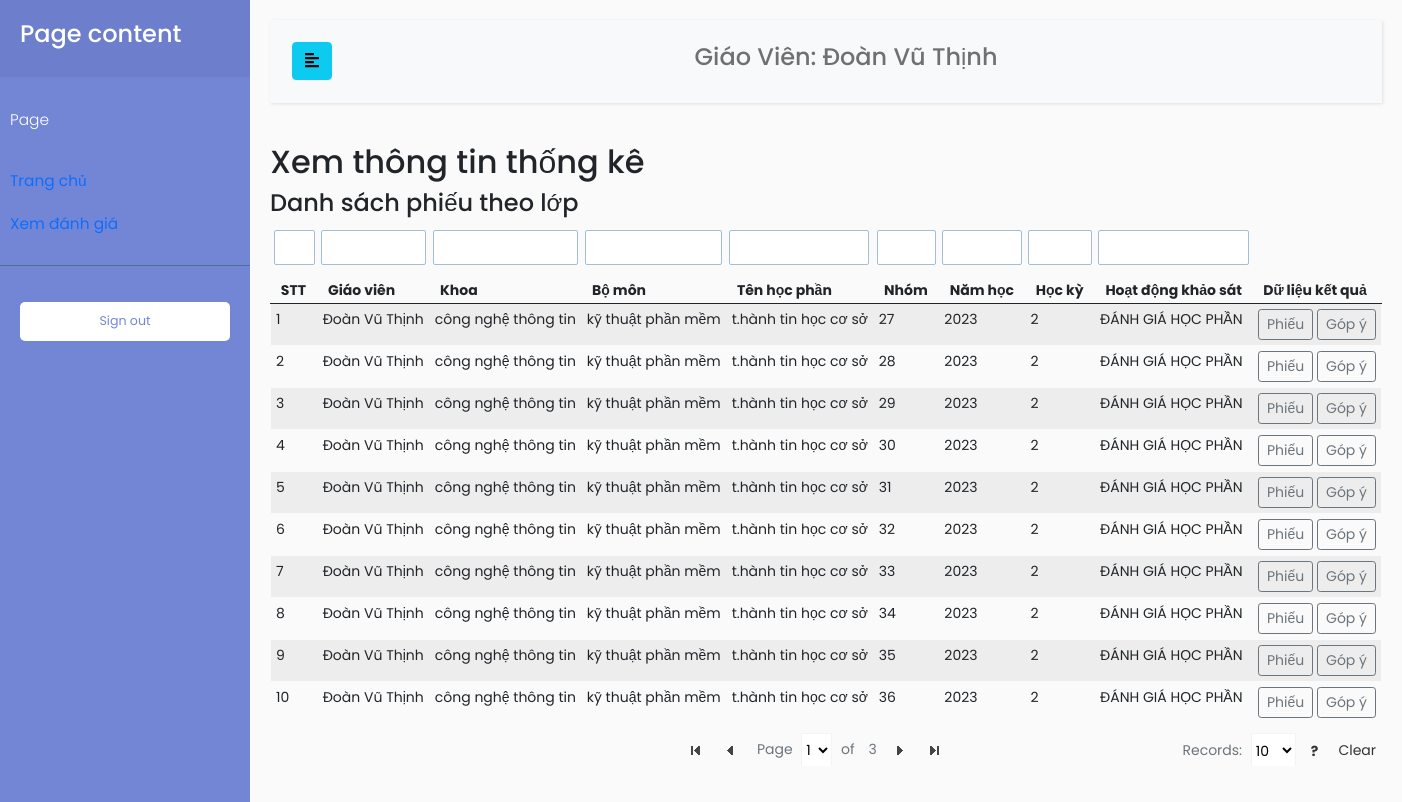
/index.php?TenChucVu=giaovien&page=ratingInfo (signed in), run on the app's committed database.
### tables this page shows
CREATE TABLE `giaovien` (
  `MaGiaoVien` int(11) NOT NULL,
  `TenGiaoVien` varchar(100) NOT NULL,
  `MatKhau` varchar(100) NOT NULL,
  `MaChucVu` int(11) NOT NULL,
  `MaBoMon` int(11) NOT NULL
);

CREATE TABLE `lophocphan` (
  `MaLopHocPhan` int(11) NOT NULL,
  `MaHocPhan` int(11) NOT NULL,
  `MaNamHoc` int(11) NOT NULL,
  `MaHocKy` int(11) NOT NULL,
  `MaGiaoVien` int(11) NOT NULL,
  `MaNhomHocPhan` int(11) NOT NULL,
  `MaHoatDongKhaoSat` int(11) NOT NULL
);

CREATE TABLE `bomon` (
  `MaBoMon` int(11) NOT NULL,
  `MaKhoa` int(11) NOT NULL,
  `TenBoMon` varchar(100) NOT NULL
);

CREATE TABLE `khoa` (
  `MaKhoa` int(11) NOT NULL,
  `TenKhoa` varchar(100) NOT NULL
);

CREATE TABLE `hocphan` (
  `MaHocPhan` int(11) NOT NULL,
  `MaBoMon` int(11) NOT NULL,
  `MaKhoa` int(11) NOT NULL,
  `TenHocPhan` varchar(100) NOT NULL,
  `MaDuLieuHocPhan` varchar(100) NOT NULL
);

CREATE TABLE `namhoc` (
  `MaNamHoc` int(11) NOT NULL,
  `ThoiGian` varchar(100) NOT NULL
);

CREATE TABLE `hoatdongkhaosat` (
  `MaHoatDong` int(11) NOT NULL,
  `TenHoatDong` varchar(100) NOT NULL,
  `NoiDungRutGon` varchar(100) NOT NULL
);

### function.php (called while the page is built, shortened)
<?php
require('database/DBController.php');
require('database/LopHocPhan.php');
require('database/InfoSmallTable.php');
$db = new DBController();
$lopHocPhan = new LopHocPhan($db);
$infoSmallTable = new InfoSmallTable($db);

### database/InfoSmallTable.php (called while the page is built, shortened)
<?php
class InfoSmallTable
{
    public $db = null;
    public function __construct(DBController $db)
    {
        $this->db = $db;
    }
    public function getThongTinGiaoVien($maGiaoVien, $thongTin = 'TenGiaoVien')
    {
        $result = $this->db->con->query("SELECT * FROM GiaoVien WHERE MaGiaoVien = '{$maGiaoVien}'");
        $resultArr = array();
        while ($row = mysqli_fetch_array($result, MYSQLI_ASSOC)) {
            $resultArr[] = $row;
        }
        return $resultArr[0][$thongTin];
    }
    public function getThongTinNam($maNamHoc)
    {
        $result = $this->db->con->query("SELECT ThoiGian FROM NamHoc WHERE MaNamHoc = '{$maNamHoc}'");
        $resultArr = array();
        while ($row = mysqli_fetch_array($result, MYSQLI_ASSOC)) {
            $resultArr[] = $row;
        }
        return $resultArr[0]['ThoiGian'];
    }
    public function getThongTinHocKy($maHocKy)
    {
        $result = $this->db->con->query("SELECT TenHocKy FROM HocKy WHERE MaHocKy = '{$maHocKy}'");
        $resultArr = array();
        while ($row = mysqli_fetch_array($result, MYSQLI_ASSOC)) {
            $resultArr[] = $row;
        }
        return $resultArr[0]['TenHocKy'];
    }
    public function getThongTinNhom($maNhomHocPhan)
    {
        $result = $this->db->con->query("SELECT TenNhomHocPhan FROM NhomHocPhan WHERE MaNhomHocPhan = '{$maNhomHocPhan}'");
        $resultArr = array();
        while ($row = mysqli_fetch_array($result, MYSQLI_ASSOC)) {
            $resultArr[] = $row;
        }
        if (count($resultArr) > 0) {
            return $resultArr[0]['TenNhomHocPhan'];
        }
        return NULL;
    }
    public function getThongTinHocPhan($maHocPhan, $noiDung = 'TenHocPhan')
    {
        $result = $this->db->con->query("SELECT $noiDung FROM HocPhan WHERE MaHocPhan = '{$maHocPhan}'");
        $resultArr = array();
        while ($row = mysqli_fetch_array($result, MYSQLI_ASSOC)) {
            $resultArr[] = $row;
        }
        return $resultArr[0][$noiDung];
    }
    public function getThongTinHoatDongKhaoSat($maHoatDong)
    {
        $result = $this->db->con->query("SELECT TenHoatDong FROM HoatDongKhaoSat WHERE MaHoatDong = '{$maHoatDong}'");
        $resultArr = array();
        while ($row = mysqli_fetch_array($result, MYSQLI_ASSOC)) {
            $resultArr[] = $row;
        }
        return $resultArr[0]['TenHoatDong'];
    }
    public function getThongTinBoMon($maBoMon, $thongTin = 'TenBoMon')
    {
        $result = $this->db->con->query("SELECT * FROM BoMon WHERE MaBoMon = '{$maBoMon}'");
        $resultArr = array();
        while ($row = mysqli_fetch_array($result, MYSQLI_ASSOC)) {
            $resultArr[] = $row;
        }
        return $resultArr[0][$thongTin];
    }
    public function getTenKhoa($maKhoa)
    {
        $result = $this->db->con->query("SELECT TenKhoa FROM Khoa WHERE MaKhoa = '{$maKhoa}'");
        $resultArr = array();
        while ($row = mysqli_fetch_array($result, MYSQLI_ASSOC)) {
            $resultArr[] = $row;
        }
        return $resultArr[0]['TenKhoa'];
    }
}

### database/DBController.php (called while the page is built, shortened)
<?php
class DBController
{
    protected $host = 'localhost';
    protected $user = 'root';
    protected $password = '';
    protected $database = 'quanlydanhgia';
    public function __construct()
    {
        $this->con = mysqli_connect($this->host, $this->user, $this->password, $this->database);
    }
}

### database/LopHocPhan.php (called while the page is built, shortened)
<?php
class LopHocPhan
{
    public $db = null;
    public function __construct(DBController $db)
    {
        $this->db = $db;
    }
    public function getLopHocPhanGiaoVien($maGiaoVien)
    {
        $result = $this->db->con->query("SELECT * FROM LopHocPhan WHERE MaGiaoVien = '{$maGiaoVien}'");
        $resultArr = array();
        while ($row = mysqli_fetch_array($result, MYSQLI_ASSOC)) {
            $resultArr[] = $row;
        }
        return $resultArr;
    }
}

### page/admin/calculate/calculate.php (the view, shortened to what this page needs)
<h2>Xem thông tin thống kê</h2>
<?php
if (isset($_GET["TenChucVu"])) {
    $tenChucVu = $_GET["TenChucVu"];
    if ($tenChucVu === 'admin') {
        $thongTinLop = $lopHocPhan->getLopHocPhan();
    } elseif ($tenChucVu === 'giaovien') {
        $thongTinLop = $lopHocPhan->getLopHocPhanGiaoVien($_SESSION['MaDangNhap']);
    } elseif ($tenChucVu === 'truongbomon') {
        $maBoMon = $infoSmallTable->getThongTinGiaoVien($_SESSION['MaDangNhap'], 'MaBoMon');
        $thongTinLop = $lopHocPhan->getLopHocTrongBoMon($maBoMon);
    } elseif ($tenChucVu === 'truongkhoa') {
        $maKhoaGiaoVien = $infoSmallTable->getMaKhoaGiaoVien($_SESSION['MaDangNhap']);
        $thongTinLop = $infoSmallTable->getMonHocTrongKhoa($maKhoaGiaoVien);
    }
}
?>
<div>
    <div class="top">
        <h4>Danh sách phiếu theo lớp</h4>
    </div>
    <table class="tfilter table table-striped">
        <thead>
            <tr>
                <th>STT</th>
                <th>Giáo viên</th>
                <th>Khoa</th>
                <th>Bộ môn</th>
                <th>Tên học phần</th>
                <th>Nhóm</th>
                <th>Năm học</th>
                <th>Học kỳ</th>
                <th>Hoạt động khảo sát</th>
                <th colspan="2">Dữ liệu kết quả</th>
            </tr>
        </thead>
        <tbody>
            <?php
            $count = 1;
            foreach ($thongTinLop as $item) :
            ?>
                <tr>
                    <td>
                        <?php
                        echo $count;
                        $count++;
                        ?>
                    </td>
                    <td>
                        <?php
                        $tenGiaoVien = $infoSmallTable->getThongTinGiaoVien($item['MaGiaoVien'], 'TenGiaoVien');
                        echo $tenGiaoVien;
                        ?>
                    </td>
                    <td>
                        <?php
                        $maBoMon = $infoSmallTable->getThongTinGiaoVien($item['MaGiaoVien'], 'MaBoMon');
                        $maKhoa = $infoSmallTable->getThongTinBoMon($maBoMon, 'MaKhoa');
                        $tenKhoa = $infoSmallTable->getTenKhoa($maKhoa);
                        echo $tenKhoa;
                        ?>
                    </td>
                    <td>
                        <?php
                        $maBoMon = $infoSmallTable->getThongTinGiaoVien($item['MaGiaoVien'], 'MaBoMon');
                        $tenBoMon = $infoSmallTable->getThongTinBoMon($maBoMon, 'TenBoMon');
                        echo $tenBoMon;
                        ?>
                    </td>
                    <td>
                        <?php
                        $tenHocPhan = $infoSmallTable->getThongTinHocPhan($item['MaHocPhan'], $noidung = 'TenHocPhan');
                        echo $tenHocPhan;
                        ?>
                    </td>
                    <td>
                        <?php
                        $tenNhom = $infoSmallTable->getThongTinNhom($item['MaNhomHocPhan']);
                        echo $tenNhom;
                        ?>
                    </td>
                    <td>
                        <?php
                        $tenNamHoc = $infoSmallTable->getThongTinNam($item['MaNamHoc']);
                        echo $tenNamHoc;
                        ?>
                    </td>
                    <td>
                        <?php
                        $tenHocKy = $infoSmallTable->getThongTinHocKy($item['MaHocKy']);
                        echo $tenHocKy;
                        ?>
                    </td>
                    <td>
                        <?php
                        $tenHoatDongKhaoSat = $infoSmallTable->getThongTinHoatDongKhaoSat($item['MaHoatDongKhaoSat']);
                        echo $tenHoatDongKhaoSat;
                        ?>
                    </td>
                    <td>
                        <a href="index.php?TenChucVu=<?php echo $tenChucVu; ?>&page=htPhieu&MaLopHocPhan=<?php echo $item['MaLopHocPhan']; ?>" class="btn btn-sm btn-outline-secondary">Phiếu</a>
                        <a href="index.php?TenChucVu=<?php echo $tenChucVu; ?>&page=htGopY&MaLopHocPhan=<?php echo $item['MaLopHocPhan']; ?>" class="btn btn-sm btn-outline-secondary">Góp ý</a>
                    </td>
                </tr>
            <?php
            endforeach;
            ?>
        </tbody>
    </table>
</div>

### index.php (shortened to what this page needs)
<!doctype html>
<html lang="en">
<head>
    <link href="https://cdn.jsdelivr.net/npm/bootstrap@5.0.0-beta3/dist/css/bootstrap.min.css" rel="stylesheet">
    <link rel="stylesheet" href="//code.jquery.com/ui/1.12.1/themes/base/jquery-ui.css">
    <link href="https://ajax.googleapis.com/ajax/libs/jqueryui/1.12.1/themes/base/jquery-ui.css" rel="stylesheet" type="text/css" />
    <link href="css/dashboard.css" rel="stylesheet">
    <link href="css/customTable.css" rel="stylesheet">
    <link rel="stylesheet" href="css/sidebar.css">
</head>
<?php
require('function.php');
if ($_GET["TenChucVu"]) {
    $tenChucVu = $_GET["TenChucVu"];
}
if (isset($_GET["page"])) {
    $page = $_GET["page"];
}
$tenGiaoVien = NULL;
if ($tenChucVu === 'giaovien') {
    $tenGiaoVien = $infoSmallTable->getThongTinGiaoVien($_SESSION['MaDangNhap'], 'TenGiaoVien');
    $tenCV = "Giáo Viên";
}
?>
<body>
    <div class="wrapper">
        <nav id="sidebar">
            <div class="sidebar-header">
                <h4>Page content</h4>
            </div>
            <ul class="list-unstyled components">
                <p>Page</p>
                <li class="nav-item">
                    <a class="nav-link active" aria-current="page" href="index.php?TenChucVu=<?php echo $tenChucVu; ?>">
                        Trang chủ
                    </a>
                </li>
                <?php if ($tenChucVu == 'giaovien' || $tenChucVu === 'truongbomon' || $tenChucVu === 'truongkhoa') : ?>
                    <li class="nav-item">
                        <a class="nav-link" href="index.php?TenChucVu=<?php echo $tenChucVu; ?>&page=ratingInfo">
                            Xem đánh giá
                        </a>
                    </li>
                <?php endif; ?>
            </ul>
            <ul class="list-unstyled CTAs">
                <li>
                    <a href="login.php" class="download">Sign out </a>
                </li>
            </ul>
        </nav>
        <div id="content">
            <nav class="navbar navbar-expand-lg navbar-light bg-light">
                <div class="container-fluid">
                    <button type="button" id="sidebarCollapse" class="btn btn-info">
                        <i class="fas fa-align-left"></i>
                    </button>
                    <div class="collapse navbar-collapse" id="navbarSupportedContent">
                        <ul class="nav navbar-nav m-auto">
                            <li class="nav-item">
                                <h4><a class="nav-link" href="#"><?php echo $tenCV . ": " . $tenGiaoVien; ?></a></h4>
                            </li>
                        </ul>
                    </div>
                </div>
            </nav>
            <?php
            if (isset($page)) {
                switch ($page) {
                    case 'ratingInfo':
                        include('page/admin/calculate/calculate.php');
                        break;
                }
            }
            ?>
        </div>
    </div>
</body>
</html>

### css/dashboard.css (style rules this page uses)
body { font-size: .875rem; }

### css/sidebar.css (style rules this page uses)
body { font-family: 'Poppins', sans-serif; background: #fafafa; }
p { font-family: 'Poppins', sans-serif; font-size: 1.1em; font-weight: 300; line-height: 1.7em; color: #999; }
a, a:hover, a:focus { color: inherit; text-decoration: none; transition: all 0.3s; }
.navbar { padding: 15px 10px; background: #fff; border: none; border-radius: 0; margin-bottom: 40px; box-shadow: 1px 1px 3px rgba(0, 0, 0, 0.1); }
.wrapper { display: flex; width: 100%; align-items: stretch; }
#sidebar { min-width: 250px; max-width: 250px; background: #7386D5; color: #fff; transition: all 0.3s; }
#sidebar .sidebar-header { padding: 20px; background: #6d7fcc; }
#sidebar ul.components { padding: 20px 0; border-bottom: 1px solid #47748b; }
#sidebar ul p { color: #fff; padding: 10px; }
#sidebar ul li a { padding: 10px; font-size: 1.1em; display: block; }
ul.CTAs { padding: 20px; }
ul.CTAs a { text-align: center; font-size: 0.9em !important; display: block; border-radius: 5px; margin-bottom: 5px; }
a.download { background: #fff; color: #7386D5; }
#content { width: 100%; padding: 20px; min-height: 100vh; transition: all 0.3s; }

### js/tablefilter/style/tablefilter.css (style rules this page uses)
table.TF { font-family:inherit;border-spacing:0;border:0; }
table.TF th { height:35px;margin:0;background-color:#eaeaea;border-bottom:1px solid #ccc;border-top:1px solid #f4f4f4;border-left:1px solid #ccc;border-right:1px solid #f4f4f4;padding:.1em .7em;color:#333; }
table.TF th:last-child { border-right:1px solid #ccc }
table.TF td { margin:0;padding:.5em .7em;border-bottom:1px solid #c6c6c6;text-overflow:ellipsis }

### js/tablefilter/style/themes/transparent/transparent.css (style rules this page uses)
table.TF { padding:0;color:inherit;border-right:1px solid transparent;border-top:1px solid transparent;border-left:1px solid transparent;border-bottom:0; }
table.TF th { margin:0;color:inherit;background-color:transparent;border-color:transparent;border-width:1px;border-style:solid; }
table.TF th:last-child { border-right:1px solid transparent }
table.TF td { margin:0;padding:5px;color:inherit;border-bottom:1px solid transparent;border-left:0;border-top:0;border-right:0 }

### page/admin/calculate/calculate.php (style rules this page uses)
td, th { white-space: nowrap; overflow: hidden; }

### data on the page
giaovien: TenGiaoVien "Đoàn Vũ Thịnh"
lophocphan: MaGiaoVien.TenGiaoVien "Đoàn Vũ Thịnh", MaGiaoVien.TenKhoa "công nghệ thông tin", MaGiaoVien.TenBoMon "kỹ thuật phần mềm", MaHocPhan.TenHocPhan "t.hành tin học cơ sở", MaNhomHocPhan "27", MaNamHoc.ThoiGian "2023", MaHocKy "2", MaHoatDongKhaoSat.TenHoatDong "ĐÁNH GIÁ HỌC PHẦN"
lophocphan: MaGiaoVien.TenGiaoVien "Đoàn Vũ Thịnh", MaGiaoVien.TenKhoa "công nghệ thông tin", MaGiaoVien.TenBoMon "kỹ thuật phần mềm", MaHocPhan.TenHocPhan "t.hành tin học cơ sở", MaNhomHocPhan "28", MaNamHoc.ThoiGian "2023", MaHocKy "2", MaHoatDongKhaoSat.TenHoatDong "ĐÁNH GIÁ HỌC PHẦN"
lophocphan: MaGiaoVien.TenGiaoVien "Đoàn Vũ Thịnh", MaGiaoVien.TenKhoa "công nghệ thông tin", MaGiaoVien.TenBoMon "kỹ thuật phần mềm", MaHocPhan.TenHocPhan "t.hành tin học cơ sở", MaNhomHocPhan "29", MaNamHoc.ThoiGian "2023", MaHocKy "2", MaHoatDongKhaoSat.TenHoatDong "ĐÁNH GIÁ HỌC PHẦN"
lophocphan: MaGiaoVien.TenGiaoVien "Đoàn Vũ Thịnh", MaGiaoVien.TenKhoa "công nghệ thông tin", MaGiaoVien.TenBoMon "kỹ thuật phần mềm", MaHocPhan.TenHocPhan "t.hành tin học cơ sở", MaNhomHocPhan "30", MaNamHoc.ThoiGian "2023", MaHocKy "2", MaHoatDongKhaoSat.TenHoatDong "ĐÁNH GIÁ HỌC PHẦN"
lophocphan: MaGiaoVien.TenGiaoVien "Đoàn Vũ Thịnh", MaGiaoVien.TenKhoa "công nghệ thông tin", MaGiaoVien.TenBoMon "kỹ thuật phần mềm", MaHocPhan.TenHocPhan "t.hành tin học cơ sở", MaNhomHocPhan "31", MaNamHoc.ThoiGian "2023", MaHocKy "2", MaHoatDongKhaoSat.TenHoatDong "ĐÁNH GIÁ HỌC PHẦN"
lophocphan: MaGiaoVien.TenGiaoVien "Đoàn Vũ Thịnh", MaGiaoVien.TenKhoa "công nghệ thông tin", MaGiaoVien.TenBoMon "kỹ thuật phần mềm", MaHocPhan.TenHocPhan "t.hành tin học cơ sở", MaNhomHocPhan "32", MaNamHoc.ThoiGian "2023", MaHocKy "2", MaHoatDongKhaoSat.TenHoatDong "ĐÁNH GIÁ HỌC PHẦN"
lophocphan: MaGiaoVien.TenGiaoVien "Đoàn Vũ Thịnh", MaGiaoVien.TenKhoa "công nghệ thông tin", MaGiaoVien.TenBoMon "kỹ thuật phần mềm", MaHocPhan.TenHocPhan "t.hành tin học cơ sở", MaNhomHocPhan "33", MaNamHoc.ThoiGian "2023", MaHocKy "2", MaHoatDongKhaoSat.TenHoatDong "ĐÁNH GIÁ HỌC PHẦN"
lophocphan: MaGiaoVien.TenGiaoVien "Đoàn Vũ Thịnh", MaGiaoVien.TenKhoa "công nghệ thông tin", MaGiaoVien.TenBoMon "kỹ thuật phần mềm", MaHocPhan.TenHocPhan "t.hành tin học cơ sở", MaNhomHocPhan "34", MaNamHoc.ThoiGian "2023", MaHocKy "2", MaHoatDongKhaoSat.TenHoatDong "ĐÁNH GIÁ HỌC PHẦN"
lophocphan: MaGiaoVien.TenGiaoVien "Đoàn Vũ Thịnh", MaGiaoVien.TenKhoa "công nghệ thông tin", MaGiaoVien.TenBoMon "kỹ thuật phần mềm", MaHocPhan.TenHocPhan "t.hành tin học cơ sở", MaNhomHocPhan "35", MaNamHoc.ThoiGian "2023", MaHocKy "2", MaHoatDongKhaoSat.TenHoatDong "ĐÁNH GIÁ HỌC PHẦN"
lophocphan: MaGiaoVien.TenGiaoVien "Đoàn Vũ Thịnh", MaGiaoVien.TenKhoa "công nghệ thông tin", MaGiaoVien.TenBoMon "kỹ thuật phần mềm", MaHocPhan.TenHocPhan "t.hành tin học cơ sở", MaNhomHocPhan "36", MaNamHoc.ThoiGian "2023", MaHocKy "2", MaHoatDongKhaoSat.TenHoatDong "ĐÁNH GIÁ HỌC PHẦN"

### other printed values
$tenCV "Giáo Viên"
